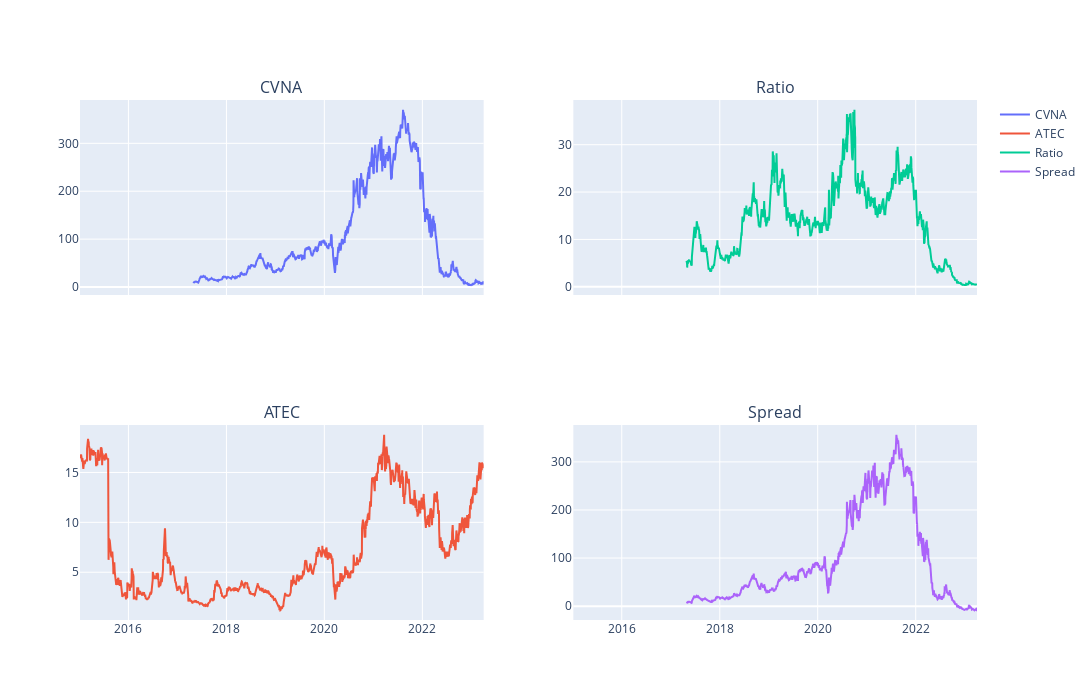

The cell this chart's notebook holds for it:
### Code cell
pair("CVNA", "ATEC")

### Figure 1 — Plotly figure (JSON) as saved in the notebook; plotly's stock layout.template omitted (floating-point values rounded to 4 significant figures; data arrays with more than 128 entries replaced by an {"elided": "..."} marker saying what was removed)
{"data": [{"mode": "lines", "name": "CVNA", "type": "scatter", "x": {"elided": "2076 str values"}, "xaxis": "x", "y": {"elided": "2076 float values"}, "yaxis": "y"}, {"mode": "lines", "name": "ATEC", "type": "scatter", "x": {"elided": "2076 str values"}, "xaxis": "x3", "y": {"elided": "2076 float values"}, "yaxis": "y3"}, {"mode": "lines", "name": "Ratio", "type": "scatter", "x": {"elided": "2076 str values"}, "xaxis": "x2", "y": {"elided": "2076 float values"}, "yaxis": "y2"}, {"mode": "lines", "name": "Spread", "type": "scatter", "x": {"elided": "2076 str values"}, "xaxis": "x4", "y": {"elided": "2076 float values"}, "yaxis": "y4"}], "layout": {"annotations": [{"font": {"size": 16}, "showarrow": false, "text": "CVNA", "x": 0.225, "xanchor": "center", "xref": "paper", "y": 1, "yanchor": "bottom", "yref": "paper"}, {"font": {"size": 16}, "showarrow": false, "text": "Ratio", "x": 0.775, "xanchor": "center", "xref": "paper", "y": 1, "yanchor": "bottom", "yref": "paper"}, {"font": {"size": 16}, "showarrow": false, "text": "ATEC", "x": 0.225, "xanchor": "center", "xref": "paper", "y": 0.375, "yanchor": "bottom", "yref": "paper"}, {"font": {"size": 16}, "showarrow": false, "text": "Spread", "x": 0.775, "xanchor": "center", "xref": "paper", "y": 0.375, "yanchor": "bottom", "yref": "paper"}], "height": 700, "width": 1700, "xaxis": {"anchor": "y", "domain": [0, 0.45], "matches": "x3", "showticklabels": false}, "xaxis2": {"anchor": "y2", "domain": [0.55, 1], "matches": "x4", "showticklabels": false}, "xaxis3": {"anchor": "y3", "domain": [0, 0.45]}, "xaxis4": {"anchor": "y4", "domain": [0.55, 1]}, "yaxis": {"anchor": "x", "domain": [0.625, 1]}, "yaxis2": {"anchor": "x2", "domain": [0.625, 1]}, "yaxis3": {"anchor": "x3", "domain": [0, 0.375]}, "yaxis4": {"anchor": "x4", "domain": [0, 0.375]}}}
